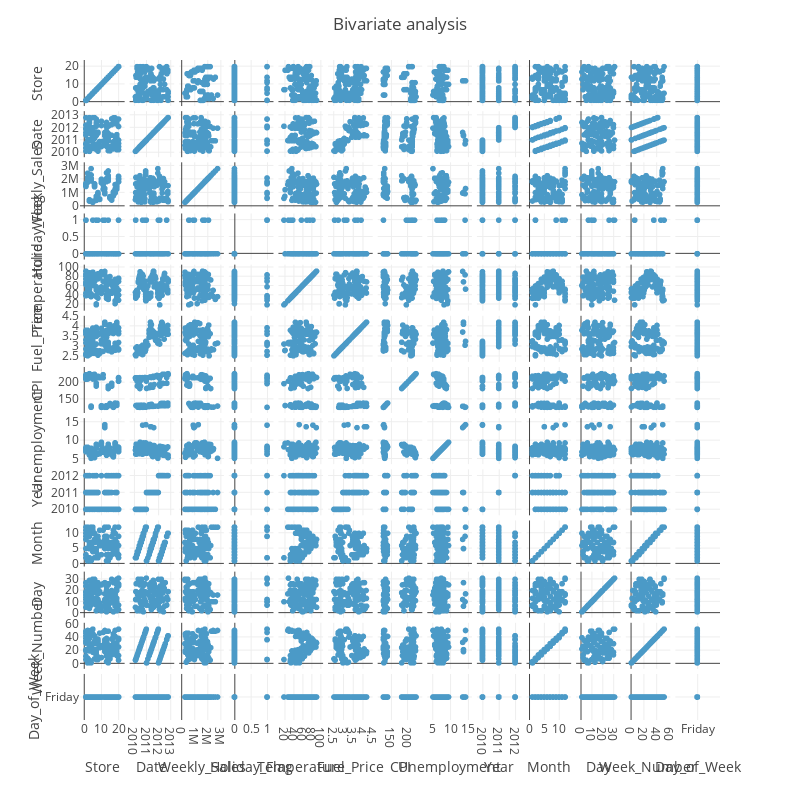

This figure's notebook cell:
### Markdown cell above
### Visualizing pairwise dependencies between variables

### Code cell
# Visualize pairwise dependencies
fig = px.scatter_matrix(walmart)
fig.update_layout(
        title = go.layout.Title(text = "Bivariate analysis", x = 0.5), showlegend = False, 
            autosize=False, height=800, width = 800)
fig.show()

### Figure 1 — Plotly figure (JSON) as saved in the notebook; plotly's stock layout.template omitted (floating-point values rounded to 4 significant figures; data arrays with more than 128 entries replaced by an {"elided": "..."} marker saying what was removed)
{"data": [{"dimensions": [{"axis": {"matches": true}, "label": "Store", "values": {"elided": "150 int values"}}, {"axis": {"matches": true}, "label": "Date", "values": {"elided": "150 str values"}}, {"axis": {"matches": true}, "label": "Weekly_Sales", "values": {"elided": "150 float values"}}, {"axis": {"matches": true}, "label": "Holiday_Flag", "values": {"elided": "150 int values"}}, {"axis": {"matches": true}, "label": "Temperature", "values": {"elided": "150 float values"}}, {"axis": {"matches": true}, "label": "Fuel_Price", "values": {"elided": "150 float values"}}, {"axis": {"matches": true}, "label": "CPI", "values": {"elided": "150 float values"}}, {"axis": {"matches": true}, "label": "Unemployment", "values": {"elided": "150 float values"}}, {"axis": {"matches": true}, "label": "Year", "values": {"elided": "150 int values"}}, {"axis": {"matches": true}, "label": "Month", "values": {"elided": "150 int values"}}, {"axis": {"matches": true}, "label": "Day", "values": {"elided": "150 int values"}}, {"axis": {"matches": true}, "label": "Week_Number", "values": {"elided": "150 int values"}}, {"axis": {"matches": true}, "label": "Day_of_Week", "values": {"elided": "150 str values"}}], "hovertemplate": "%{xaxis.title.text}=%{x}<br>%{yaxis.title.text}=%{y}<extra></extra>", "legendgroup": "", "marker": {"color": "#4B9AC7", "symbol": "circle"}, "name": "", "showlegend": false, "type": "splom"}], "layout": {"autosize": false, "dragmode": "select", "height": 800, "legend": {"tracegroupgap": 0}, "margin": {"t": 60}, "showlegend": false, "title": {"text": "Bivariate analysis", "x": 0.5}, "width": 800}}
